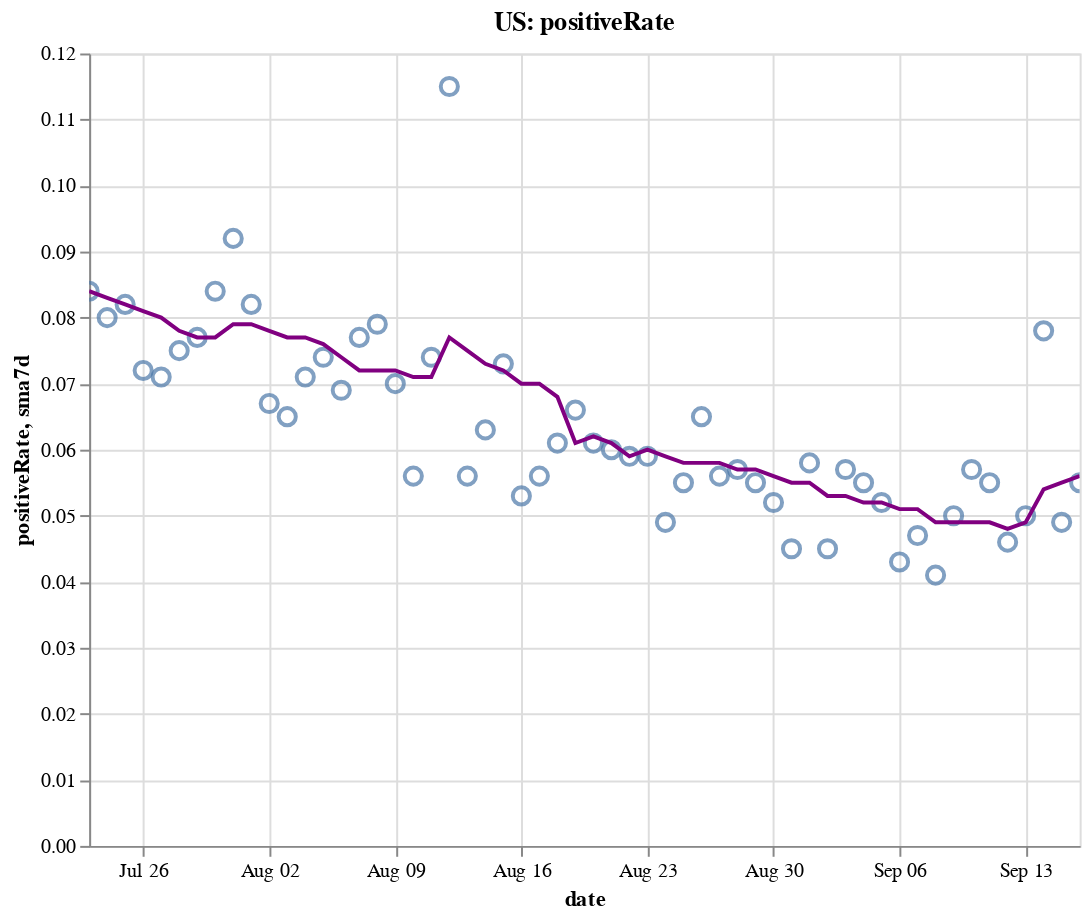

The cell this chart's notebook holds for it:
### Code cell
create_plot(us, 'positiveRate')

### Figure 1 — Vega-Lite specification as saved in the notebook (floating-point values rounded to 4 significant figures)
{"config": {"view": {"continuousWidth": 400, "continuousHeight": 300}}, "layer": [{"layer": [{"mark": {"type": "point", "size": 75}, "encoding": {"tooltip": [{"type": "temporal", "field": "date"}, {"type": "quantitative", "field": "positiveRate"}, {"type": "quantitative", "field": "sma7d"}], "x": {"type": "temporal", "field": "date"}, "y": {"type": "quantitative", "field": "positiveRate"}}, "selection": {"selector004": {"type": "interval", "bind": "scales", "encodings": ["x", "y"]}}}, {"mark": {"type": "line", "color": "purple"}, "encoding": {"x": {"type": "temporal", "field": "date"}, "y": {"type": "quantitative", "field": "sma7d"}}}]}, {"mark": {"type": "rule", "color": "#aaa"}, "encoding": {"x": {"type": "temporal", "field": "date"}}, "transform": [{"filter": {"selection": "selector003"}}]}, {"mark": "circle", "encoding": {"opacity": {"condition": {"value": 1, "selection": "selector003"}, "value": 0}, "tooltip": [{"type": "temporal", "field": "date"}, {"type": "quantitative", "field": "positiveRate"}, {"type": "quantitative", "field": "sma7d"}], "x": {"type": "temporal", "field": "date"}, "y": {"type": "quantitative", "field": "positiveRate"}}, "selection": {"selector003": {"type": "single", "encodings": ["x"], "on": "mouseover", "nearest": true, "empty": "none"}}}, {"mark": {"type": "text", "align": "left", "dx": 5, "dy": -5, "stroke": "white", "strokeWidth": 2}, "encoding": {"text": {"type": "quantitative", "field": "positiveRate"}, "tooltip": [{"type": "temporal", "field": "date"}, {"type": "quantitative", "field": "positiveRate"}, {"type": "quantitative", "field": "sma7d"}], "x": {"type": "temporal", "field": "date"}, "y": {"type": "quantitative", "field": "positiveRate"}}, "transform": [{"filter": {"selection": "selector003"}}]}, {"mark": {"type": "text", "align": "left", "dx": 5, "dy": -5}, "encoding": {"text": {"type": "quantitative", "field": "positiveRate"}, "tooltip": [{"type": "temporal", "field": "date"}, {"type": "quantitative", "field": "positiveRate"}, {"type": "quantitative", "field": "sma7d"}], "x": {"type": "temporal", "field": "date"}, "y": {"type": "quantitative", "field": "positiveRate"}}, "transform": [{"filter": {"selection": "selector003"}}]}], "data": {"name": "data-57d26fb61594bfb6f2d62086612fd7a0"}, "height": 400, "title": "US: positiveRate", "width": 500, "$schema": "https://vega.github.io/schema/vega-lite/v4.8.1.json", "datasets": {"data-57d26fb61594bfb6f2d62086612fd7a0": [{"date": "2020-07-23T00:00:00", "totalTestResultsIncrease": 852500.0, "positiveIncrease": 71550.0, "death": 136400.0, "deathIncrease": 1056.0, "positiveRate": 0.084, "state": "US", "sma7d": 0.084}, {"date": "2020-07-24T00:00:00", "totalTestResultsIncrease": 940100.0, "positiveIncrease": 75240.0, "death": 137500.0, "deathIncrease": 1176.0, "positiveRate": 0.08, "state": "US", "sma7d": 0.083}, {"date": "2020-07-25T00:00:00", "totalTestResultsIncrease": 793400.0, "positiveIncrease": 64740.0, "death": 138500.0, "deathIncrease": 1023.0, "positiveRate": 0.082, "state": "US", "sma7d": 0.082}, {"date": "2020-07-26T00:00:00", "totalTestResultsIncrease": 850800.0, "positiveIncrease": 61000.0, "death": 139100.0, "deathIncrease": 559.0, "positiveRate": 0.072, "state": "US", "sma7d": 0.081}, {"date": "2020-07-27T00:00:00", "totalTestResultsIncrease": 776700.0, "positiveIncrease": 55330.0, "death": 140200.0, "deathIncrease": 1060.0, "positiveRate": 0.071, "state": "US", "sma7d": 0.08}, {"date": "2020-07-28T00:00:00", "totalTestResultsIncrease": 756000.0, "positiveIncrease": 56450.0, "death": 141300.0, "deathIncrease": 1122.0, "positiveRate": 0.075, "state": "US", "sma7d": 0.078}, {"date": "2020-07-29T00:00:00", "totalTestResultsIncrease": 873100.0, "positiveIncrease": 66960.0, "death": 142800.0, "deathIncrease": 1492.0, "positiveRate": 0.077, "state": "US", "sma7d": 0.077}, {"date": "2020-07-30T00:00:00", "totalTestResultsIncrease": 828300.0, "positiveIncrease": 69420.0, "death": 144000.0, "deathIncrease": 1259.0, "positiveRate": 0.084, "state": "US", "sma7d": 0.077}, {"date": "2020-07-31T00:00:00", "totalTestResultsIncrease": 737100.0, "positiveIncrease": 67620.0, "death": 145400.0, "deathIncrease": 1312.0, "positiveRate": 0.092, "state": "US", "sma7d": 0.079}, {"date": "2020-08-01T00:00:00", "totalTestResultsIncrease": 747600.0, "positiveIncrease": 61100.0, "death": 146500.0, "deathIncrease": 1190.0, "positiveRate": 0.082, "state": "US", "sma7d": 0.079}, {"date": "2020-08-02T00:00:00", "totalTestResultsIncrease": 698100.0, "positiveIncrease": 46810.0, "death": 147000.0, "deathIncrease": 498.0, "positiveRate": 0.067, "state": "US", "sma7d": 0.078}, {"date": "2020-08-03T00:00:00", "totalTestResultsIncrease": 761800.0, "positiveIncrease": 49710.0, "death": 147600.0, "deathIncrease": 519.0, "positiveRate": 0.065, "state": "US", "sma7d": 0.077}, {"date": "2020-08-04T00:00:00", "totalTestResultsIncrease": 729000.0, "positiveIncrease": 51870.0, "death": 148800.0, "deathIncrease": 1255.0, "positiveRate": 0.071, "state": "US", "sma7d": 0.077}, {"date": "2020-08-05T00:00:00", "totalTestResultsIncrease": 711500.0, "positiveIncrease": 52320.0, "death": 150200.0, "deathIncrease": 1346.0, "positiveRate": 0.074, "state": "US", "sma7d": 0.076}, {"date": "2020-08-06T00:00:00", "totalTestResultsIncrease": 781600.0, "positiveIncrease": 54190.0, "death": 151400.0, "deathIncrease": 1251.0, "positiveRate": 0.069, "state": "US", "sma7d": 0.074}, {"date": "2020-08-07T00:00:00", "totalTestResultsIncrease": 795900.0, "positiveIncrease": 61340.0, "death": 152700.0, "deathIncrease": 1333.0, "positiveRate": 0.077, "state": "US", "sma7d": 0.072}, {"date": "2020-08-08T00:00:00", "totalTestResultsIncrease": 682600.0, "positiveIncrease": 53710.0, "death": 153800.0, "deathIncrease": 1089.0, "positiveRate": 0.079, "state": "US", "sma7d": 0.072}, {"date": "2020-08-09T00:00:00", "totalTestResultsIncrease": 718700.0, "positiveIncrease": 50630.0, "death": 154400.0, "deathIncrease": 616.0, "positiveRate": 0.07, "state": "US", "sma7d": 0.072}, {"date": "2020-08-10T00:00:00", "totalTestResultsIncrease": 747800.0, "positiveIncrease": 42090.0, "death": 154900.0, "deathIncrease": 426.0, "positiveRate": 0.056, "state": "US", "sma7d": 0.071}, {"date": "2020-08-11T00:00:00", "totalTestResultsIncrease": 751800.0, "positiveIncrease": 55700.0, "death": 156200.0, "deathIncrease": 1326.0, "positiveRate": 0.074, "state": "US", "sma7d": 0.071}, {"date": "2020-08-12T00:00:00", "totalTestResultsIncrease": 487400.0, "positiveIncrease": 56130.0, "death": 157700.0, "deathIncrease": 1517.0, "positiveRate": 0.115, "state": "US", "sma7d": 0.077}, {"date": "2020-08-13T00:00:00", "totalTestResultsIncrease": 916600.0, "positiveIncrease": 51760.0, "death": 158900.0, "deathIncrease": 1163.0, "positiveRate": 0.056, "state": "US", "sma7d": 0.075}, {"date": "2020-08-14T00:00:00", "totalTestResultsIncrease": 876500.0, "positiveIncrease": 55640.0, "death": 160100.0, "deathIncrease": 1216.0, "positiveRate": 0.063, "state": "US", "sma7d": 0.073}, {"date": "2020-08-15T00:00:00", "totalTestResultsIncrease": 771700.0, "positiveIncrease": 56150.0, "death": 161300.0, "deathIncrease": 1219.0, "positiveRate": 0.073, "state": "US", "sma7d": 0.072}, {"date": "2020-08-16T00:00:00", "totalTestResultsIncrease": 800900.0, "positiveIncrease": 42490.0, "death": 161900.0, "deathIncrease": 619.0, "positiveRate": 0.053, "state": "US", "sma7d": 0.07}, {"date": "2020-08-17T00:00:00", "totalTestResultsIncrease": 678500.0, "positiveIncrease": 37880.0, "death": 162300.0, "deathIncrease": 407.0, "positiveRate": 0.056, "state": "US", "sma7d": 0.07}, {"date": "2020-08-18T00:00:00", "totalTestResultsIncrease": 669900.0, "positiveIncrease": 40800.0, "death": 163500.0, "deathIncrease": 1196.0, "positiveRate": 0.061, "state": "US", "sma7d": 0.068}, {"date": "2020-08-19T00:00:00", "totalTestResultsIncrease": 685400.0, "positiveIncrease": 44960.0, "death": 165000.0, "deathIncrease": 1420.0, "positiveRate": 0.066, "state": "US", "sma7d": 0.061}, {"date": "2020-08-20T00:00:00", "totalTestResultsIncrease": 720700.0, "positiveIncrease": 43760.0, "death": 166100.0, "deathIncrease": 1134.0, "positiveRate": 0.061, "state": "US", "sma7d": 0.062}, {"date": "2020-08-21T00:00:00", "totalTestResultsIncrease": 778400.0, "positiveIncrease": 46560.0, "death": 167200.0, "deathIncrease": 1123.0, "positiveRate": 0.06, "state": "US", "sma7d": 0.061}, {"date": "2020-08-22T00:00:00", "totalTestResultsIncrease": 783800.0, "positiveIncrease": 46240.0, "death": 168200.0, "deathIncrease": 1029.0, "positiveRate": 0.059, "state": "US", "sma7d": 0.059}, {"date": "2020-08-23T00:00:00", "totalTestResultsIncrease": 632000.0, "positiveIncrease": 37570.0, "death": 168800.0, "deathIncrease": 572.0, "positiveRate": 0.059, "state": "US", "sma7d": 0.06}, {"date": "2020-08-24T00:00:00", "totalTestResultsIncrease": 714100.0, "positiveIncrease": 34640.0, "death": 169200.0, "deathIncrease": 343.0, "positiveRate": 0.049, "state": "US", "sma7d": 0.059}, {"date": "2020-08-25T00:00:00", "totalTestResultsIncrease": 659200.0, "positiveIncrease": 36380.0, "death": 170300.0, "deathIncrease": 1147.0, "positiveRate": 0.055, "state": "US", "sma7d": 0.058}, {"date": "2020-08-26T00:00:00", "totalTestResultsIncrease": 675100.0, "positiveIncrease": 44050.0, "death": 171600.0, "deathIncrease": 1298.0, "positiveRate": 0.065, "state": "US", "sma7d": 0.058}, {"date": "2020-08-27T00:00:00", "totalTestResultsIncrease": 784000.0, "positiveIncrease": 43980.0, "death": 172700.0, "deathIncrease": 1129.0, "positiveRate": 0.056, "state": "US", "sma7d": 0.058}, {"date": "2020-08-28T00:00:00", "totalTestResultsIncrease": 809700.0, "positiveIncrease": 46550.0, "death": 173800.0, "deathIncrease": 1023.0, "positiveRate": 0.057, "state": "US", "sma7d": 0.057}, {"date": "2020-08-29T00:00:00", "totalTestResultsIncrease": 806600.0, "positiveIncrease": 44500.0, "death": 174800.0, "deathIncrease": 1015.0, "positiveRate": 0.055, "state": "US", "sma7d": 0.057}, {"date": "2020-08-30T00:00:00", "totalTestResultsIncrease": 766200.0, "positiveIncrease": 39500.0, "death": 175200.0, "deathIncrease": 475.0, "positiveRate": 0.052, "state": "US", "sma7d": 0.056}, {"date": "2020-08-31T00:00:00", "totalTestResultsIncrease": 698700.0, "positiveIncrease": 31410.0, "death": 175600.0, "deathIncrease": 366.0, "positiveRate": 0.045, "state": "US", "sma7d": 0.055}, {"date": "2020-09-01T00:00:00", "totalTestResultsIncrease": 728300.0, "positiveIncrease": 42430.0, "death": 176600.0, "deathIncrease": 1027.0, "positiveRate": 0.058, "state": "US", "sma7d": 0.055}, {"date": "2020-09-02T00:00:00", "totalTestResultsIncrease": 676000.0, "positiveIncrease": 30600.0, "death": 177700.0, "deathIncrease": 1032.0, "positiveRate": 0.045, "state": "US", "sma7d": 0.053}, {"date": "2020-09-03T00:00:00", "totalTestResultsIncrease": 789900.0, "positiveIncrease": 44710.0, "death": 178700.0, "deathIncrease": 1070.0, "positiveRate": 0.057, "state": "US", "sma7d": 0.053}, {"date": "2020-09-04T00:00:00", "totalTestResultsIncrease": 938500.0, "positiveIncrease": 51590.0, "death": 179700.0, "deathIncrease": 998.0, "positiveRate": 0.055, "state": "US", "sma7d": 0.052}, {"date": "2020-09-05T00:00:00", "totalTestResultsIncrease": 864300.0, "positiveIncrease": 44900.0, "death": 180700.0, "deathIncrease": 918.0, "positiveRate": 0.052, "state": "US", "sma7d": 0.052}, {"date": "2020-09-06T00:00:00", "totalTestResultsIncrease": 773600.0, "positiveIncrease": 33120.0, "death": 181100.0, "deathIncrease": 449.0, "positiveRate": 0.043, "state": "US", "sma7d": 0.051}, {"date": "2020-09-07T00:00:00", "totalTestResultsIncrease": 608000.0, "positiveIncrease": 28680.0, "death": 181300.0, "deathIncrease": 225.0, "positiveRate": 0.047, "state": "US", "sma7d": 0.051}, {"date": "2020-09-08T00:00:00", "totalTestResultsIncrease": 535900.0, "positiveIncrease": 22220.0, "death": 181700.0, "deathIncrease": 358.0, "positiveRate": 0.041, "state": "US", "sma7d": 0.049}, {"date": "2020-09-09T00:00:00", "totalTestResultsIncrease": 625000.0, "positiveIncrease": 30980.0, "death": 182800.0, "deathIncrease": 1089.0, "positiveRate": 0.05, "state": "US", "sma7d": 0.049}, {"date": "2020-09-10T00:00:00", "totalTestResultsIncrease": 663400.0, "positiveIncrease": 37580.0, "death": 183900.0, "deathIncrease": 1170.0, "positiveRate": 0.057, "state": "US", "sma7d": 0.049}, {"date": "2020-09-11T00:00:00", "totalTestResultsIncrease": 814700.0, "positiveIncrease": 44930.0, "death": 185000.0, "deathIncrease": 1018.0, "positiveRate": 0.055, "state": "US", "sma7d": 0.049}, {"date": "2020-09-12T00:00:00", "totalTestResultsIncrease": 915800.0, "positiveIncrease": 42090.0, "death": 185800.0, "deathIncrease": 810.0, "positiveRate": 0.046, "state": "US", "sma7d": 0.048}, {"date": "2020-09-13T00:00:00", "totalTestResultsIncrease": 688700.0, "positiveIncrease": 34450.0, "death": 186200.0, "deathIncrease": 389.0, "positiveRate": 0.05, "state": "US", "sma7d": 0.049}, {"date": "2020-09-14T00:00:00", "totalTestResultsIncrease": 435300.0, "positiveIncrease": 33860.0, "death": 186600.0, "deathIncrease": 403.0, "positiveRate": 0.078, "state": "US", "sma7d": 0.054}, {"date": "2020-09-15T00:00:00", "totalTestResultsIncrease": 720900.0, "positiveIncrease": 35440.0, "death": 187600.0, "deathIncrease": 1031.0, "positiveRate": 0.049, "state": "US", "sma7d": 0.055}, {"date": "2020-09-16T00:00:00", "totalTestResultsIncrease": 721600.0, "positiveIncrease": 39970.0, "death": 188800.0, "deathIncrease": 1202.0, "positiveRate": 0.055, "state": "US", "sma7d": 0.056}]}}
